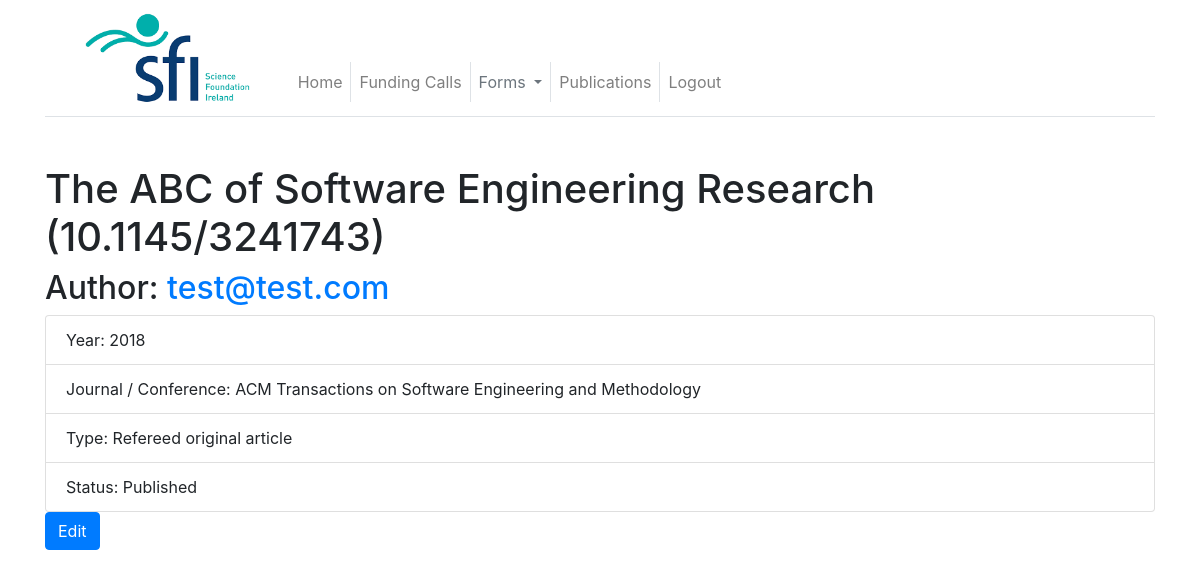
/publications/2 (signed in), run on the app's committed database.
### app/models.py (models this page shows, shortened)
class Publication(db.Model):
    id = db.Column(db.Integer, primary_key=True)
    primary_user = db.Column(db.Integer, db.ForeignKey("user.id"))
    year = db.Column(db.Integer)
    type = db.Column(db.String(64))
    status = db.Column(db.String(64))
    doi = db.Column(db.String(64))
    title = db.Column(db.Text)
    journal = db.Column(db.Text)

class User(UserMixin, db.Model):
    id = db.Column(db.Integer, primary_key=True)
    orcid = db.Column(db.String(64), index=True, unique=True)
    username = db.Column(db.String(64), index=True, unique=True)
    email = db.Column(db.String(120), index=True, unique=True)
    password_hash = db.Column(db.String(128))
    is_admin = db.Column(db.Boolean, default=False)
    is_reviewer = db.Column(db.Boolean, default=False)
    posts = db.relationship("Post", backref="author", lazy="dynamic")
    about_me = db.Column(db.String(140))
    last_seen = db.Column(db.DateTime, default=datetime.utcnow)
    groups = db.relationship("GroupMembership", back_populates="user")
    general_information = db.relationship("GeneralInformation", uselist=False)
    education_information = db.relationship("EducationInformation")
    employment_information = db.relationship("EmploymentInformation")
    societies_information = db.relationship("SocietiesInformation")
    awards_information = db.relationship("AwardsInformation")
    funding_diversification = db.relationship("FundingDiversification")
    impacts = db.relationship("Impacts")
    innovation_and_commercialisation = db.relationship("InnovationAndCommercialisation")
    presentations = db.relationship("Presentations")
    academic_collaborations = db.relationship("AcademicCollaborations")
    non_academic_collaborations = db.relationship("NonAcademicCollaborations")
    events = db.relationship("Events")
    communications_overview = db.relationship("CommunicationsOverview")
    sfi_funding_ratio = db.relationship("SfiFundingRatio")
    education_public_engagement = db.relationship("EducationPublicEngagement")
    annual_report = db.relationship("AnnualReport")

### app/publications.py (the view)
@app.route("/publications/<int:id>")
@login_required
def view_publication(id):
    publication = Publication.query.filter_by(id=id).first_or_404()
    author = User.query.filter_by(id=publication.primary_user).first_or_404()
    return render_template("view_publication.html", publication=publication, author=author)

### app/models.py (called while the page is built)
@login.user_loader
def load_user(id):
    return User.query.get(int(id))

### app/routes.py (called while the page is built)
@app.before_request
def before_request():
    if current_user.is_authenticated:
        current_user.last_seen = datetime.utcnow()
        db.session.commit()

### app/templates/view_publication.html
{% extends "base.html" %}
{% block content %}
<h1>{{ publication.title }}{% if publication.doi %} ({{ publication.doi }}) {% endif %}</h1>
<h2>Author: <a href="{{ url_for('list_publications', id=author.id) }}">{{ author.email }}</a></h2>
<ul class="list-group">
    <li class="list-group-item">
        Year: {{ publication.year }}
    </li>
    <li class="list-group-item">
        Journal / Conference: {{ publication.journal }}
    </li>
    <li class="list-group-item">
        Type: {{ publication.type }}
    </li>
    <li class="list-group-item">
        Status: {{ publication.status }}
    </li>
</ul>
<p>
    <a class="btn btn-primary" href="{{ url_for('edit_publication', id=publication.id) }}">Edit</a>
</p>
{% endblock %}

### data on the page
Publication: title "The ABC of Software Engineering Research", doi "10.1145/3241743", year "2018", journal "ACM Transactions on Software Engineering and Methodology", type "Refereed original article", status "Published"
User: email "test@test.com"
